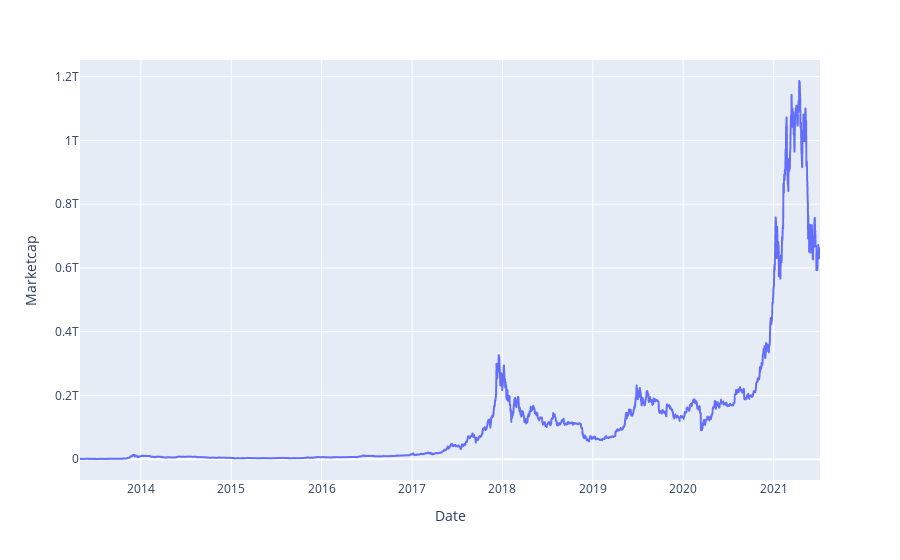

Notebook source saved alongside this figure:
### Code cell
fig = px.line(data, x='Date', y="Marketcap")
fig.show();

### Figure 1 — Plotly figure (JSON) as saved in the notebook; plotly's stock layout.template omitted (floating-point values rounded to 4 significant figures; data arrays with more than 128 entries replaced by an {"elided": "..."} marker saying what was removed)
{"data": [{"hovertemplate": "Date=%{x}<br>Marketcap=%{y}<extra></extra>", "legendgroup": "", "line": {"color": "#636efa", "dash": "solid"}, "marker": {"symbol": "circle"}, "mode": "lines", "name": "", "showlegend": false, "x": {"elided": "2991 str values"}, "xaxis": "x", "y": {"elided": "2991 float values"}, "yaxis": "y", "type": "scattergl"}], "layout": {"xaxis": {"anchor": "y", "domain": [0, 1], "title": {"text": "Date"}}, "yaxis": {"anchor": "x", "domain": [0, 1], "title": {"text": "Marketcap"}}, "legend": {"tracegroupgap": 0}, "margin": {"t": 60}}}
